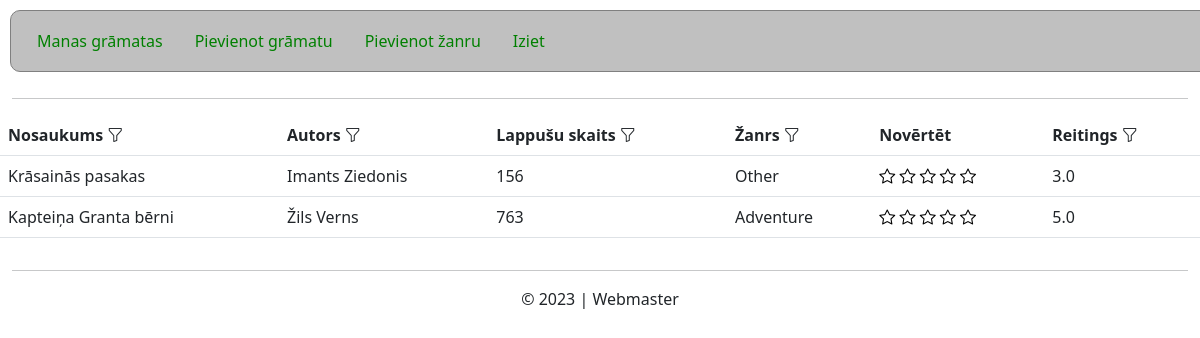
The page / (signed in) on the database as committed earlier.
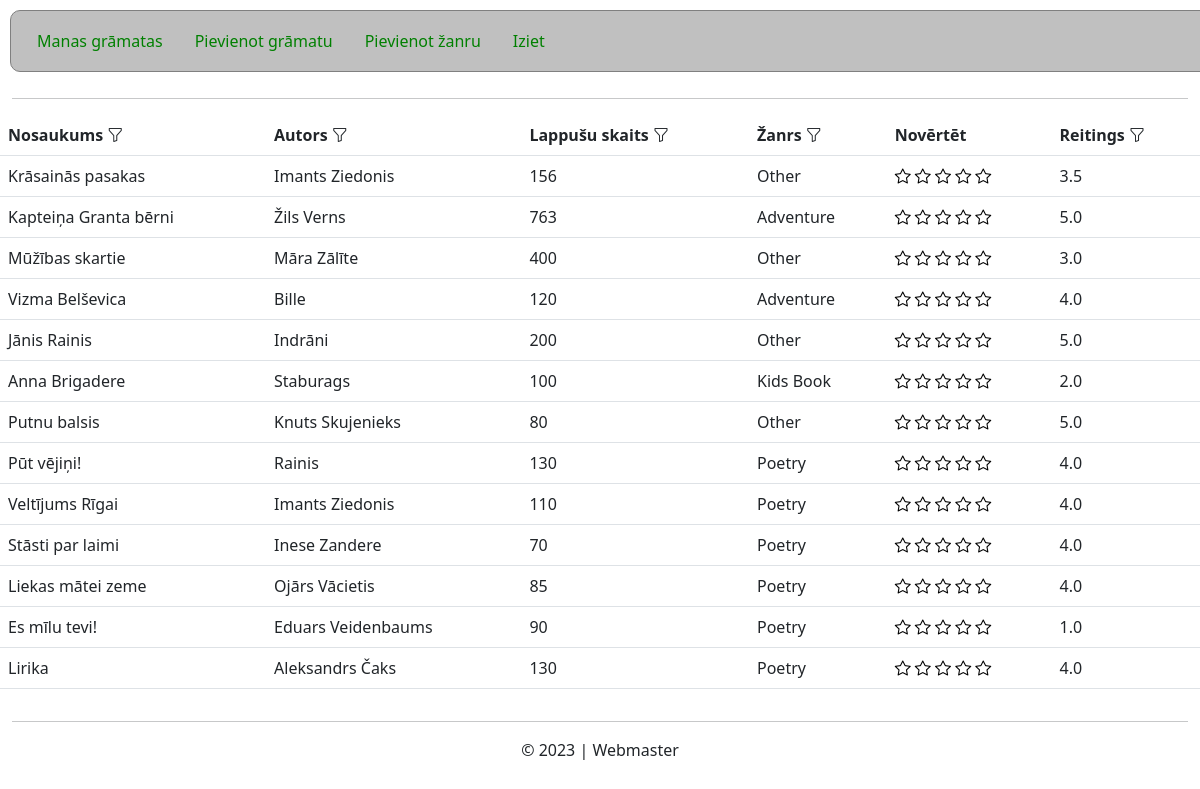
The same page on the database as committed later.
### tables this page shows
CREATE TABLE "Books" (
	"book_id"	TEXT NOT NULL,
	"author"	TEXT NOT NULL,
	"name"	TEXT NOT NULL,
	"pages"	INTEGER NOT NULL,
	"genre_id"	TEXT NOT NULL,
	FOREIGN KEY("genre_id") REFERENCES "Genres"("genre_id"),
	PRIMARY KEY("book_id")
);

CREATE TABLE "Genres" (
	"genre_id"	TEXT NOT NULL,
	"name"	TEXT NOT NULL,
	PRIMARY KEY("genre_id")
);

### app.py (the view)
@app.route("/sakums", methods = ["GET", "POST"])
@app.route("/", methods = ["GET", "POST"])
def index():
    if request.method == "POST":
        pass
    else:
        if session.get("user_id", None):
            books = []
            sql = """
                SELECT book_id
                FROM Book_links
                WHERE user_id = ?;"""
            res = cur.execute(sql, (session["user_id"], ))
            book_ids = res.fetchall()
            sql = """
                SELECT
                Books.book_id,
                Books.author,
                Books.name AS book_name,
                Books.pages,
                Genres.name AS genre_name
                FROM Books
                JOIN Genres ON Genres.genre_id = Books.genre_id
                WHERE Books.book_id IN (?);
                """
            ids = []
            for row_obj in book_ids:
                ids += [row_obj["book_id"]]
            for id in ids:
                res = cur.execute(sql, (id, ))
                books += res.fetchall()
            sql = """
                SELECT book_id, SUM(score), COUNT(rating_id)
                FROM ratings
                GROUP BY book_id;"""
            res = cur.execute(sql)
            ratings = res.fetchall()
            """ for rating in ratings:
                print(
                    rating["book_id"],
                    rating["SUM(score)"],
                    rating["COUNT(rating_id)"]) """
            return render_template(
                "books.html",
                mybooks=books,
                ratings_by_books=ratings)
        else:
            return redirect("/login")

### templates/books.html (shortened to what this page needs)
{% extends "layout.html" %}
{% block main_content %}
    <table class="table" id="gramatuTabula">
        <tr>
            <th>
                Nosaukums
                <i class="bi bi-funnel" onclick="showFiltered('name')"></i>
            </th>
            <th>
                Autors
                <i class="bi bi-funnel" onclick="showFiltered('author')"></i>
            </th>
            <th>
                Lappušu skaits
                <i class="bi bi-funnel" onclick="showFiltered('pages')"></i>
            </th>
            <th>
                Žanrs
                <i class="bi bi-funnel" onclick="showFiltered('genre')"></i>
            </th>
            <th>
                Novērtēt
            </th>
            <th>
                Reitings
                <i class="bi bi-funnel" onclick="showFiltered('rating')"></i>
            </th>
        </tr>
        {% if mybooks != None %}
            {% for book in mybooks %}
                <tr class="bookRow">
                    <td>{{ book["book_name"] }}</td>
                    <td>{{ book["author"] }}</td>
                    <td>{{ book["pages"] }}</td>
                    <td>{{ book["genre_name"] }}</td>
                    <td>
                        <div class="stars">
                            <a
                                href="/set_rating?book_id={{book['book_id']}}&value=1"
                                class="bi bi-star"
                                onmouseover="animate_stars(this, this.parentElement);"
                                onmouseleave="hide_animation(this.parentElement);">
                            </a>
                            <a
                                href="/set_rating?book_id={{book['book_id']}}&value=2"
                                class="bi bi-star"
                                onmouseover="animate_stars(this, this.parentElement);"
                                onmouseleave="hide_animation(this.parentElement);">
                            </a>
                            <a
                                href="/set_rating?book_id={{book['book_id']}}&value=3"
                                class="bi bi-star"
                                onmouseover="animate_stars(this, this.parentElement);"
                                onmouseleave="hide_animation(this.parentElement);">
                            </a>
                            <a
                                href="/set_rating?book_id={{book['book_id']}}&value=4"
                                class="bi bi-star"
                                onmouseover="animate_stars(this, this.parentElement);"
                                onmouseleave="hide_animation(this.parentElement);">
                            </a>
                            <a
                                href="/set_rating?book_id={{book['book_id']}}&value=5"
                                class="bi bi-star"
                                onmouseover="animate_stars(this, this.parentElement);"
                                onmouseleave="hide_animation(this.parentElement);">
                            </a>
                        </div>
                    </td>
                    <td>
                        {% for rating in ratings_by_books %}
                            {% if book["book_id"] == rating["book_id"] %}
                                {{ (rating["SUM(score)"]/rating["COUNT(rating_id)"])|round(1) }}
                            {% endif %}
                        {% endfor %}
                    </td>
                </tr>
            {% endfor %}
        {% else %}
                <tr>
                    <td style="text-align: center;" colspan="4">Nav nevienas grāmatas</td>
                </tr>
        {% endif %}
    </table>
{% endblock %}

### templates/layout.html (shortened to what this page needs)
<!DOCTYPE html>
<html lang="lv">
<head>
    <link href="https://cdn.jsdelivr.net/npm/bootstrap@5.2.1/dist/css/bootstrap.min.css" rel="stylesheet">
    <link rel="stylesheet" href="{{ url_for('static', filename='css/main_styles.css') }}">
    <link rel="stylesheet" href="https://cdn.jsdelivr.net/npm/bootstrap-icons@1.11.1/font/bootstrap-icons.css">
</head>
<body>
    <div class="container-fluid">
        <div class="row">
            <ul class="nav">
                {% if session["user_id"] %}
                <li class="nav-item">
                  <a class="nav-link" aria-current="page" href="/sakums">Manas grāmatas</a>
                </li>
                <li class="nav-item">
                  <a class="nav-link" href="/pievienot_gramatu">Pievienot grāmatu</a>
                </li>
                <li class="nav-item">
                    <a class="nav-link" href="/pievienot_zanru">Pievienot žanru</a>
                </li>
                <li class="nav-item">
                    <a class="nav-link" href="/iziet">Iziet</a>
                </li>
                {% endif %}
              </ul>
        </div>
        <hr>
        <div class="row">
            {% block main_content %}{% endblock %}
        </div>
        <hr>
        <div class="row justify-content-center footer">
            © 2023 | Webmaster
        </div>
    </div>
</body>
</html>

### static/css/main_styles.css (style rules this page uses)
ul.nav { background-color: silver; border-radius: 10px; padding: 10px; margin: 10px; border: 1px solid grey; }
ul.nav a { color: green; }
.stars > a { text-decoration: none; color: black; }
.stars > a:link { text-decoration: none; color: black; }

Rows that differ between the two databases and show on the page:
added Books: book_name "Mūžības skartie", author "Māra Zālīte", pages "400", genre_name "Other", value "3.0"
added Books: book_name "Vizma Belševica", author "Bille", pages "120", genre_name "Adventure", value "4.0"
added Books: book_name "Jānis Rainis", author "Indrāni", pages "200", genre_name "Other", value "5.0"
added Books: book_name "Anna Brigadere", author "Staburags", pages "100", genre_name "Kids Book", value "2.0"
added Books: book_name "Putnu balsis", author "Knuts Skujenieks", pages "80", genre_name "Other", value "5.0"
added Books: book_name "Pūt vējiņi!", author "Rainis", pages "130", genre_name "Poetry", value "4.0"
added Books: book_name "Veltījums Rīgai", author "Imants Ziedonis", pages "110", genre_name "Poetry", value "4.0"
added Books: book_name "Stāsti par laimi", author "Inese Zandere", pages "70", genre_name "Poetry", value "4.0"
added Books: book_name "Liekas mātei zeme", author "Ojārs Vācietis", pages "85", genre_name "Poetry", value "4.0"
added Books: book_name "Es mīlu tevi!", author "Eduars Veidenbaums", pages "90", genre_name "Poetry", value "1.0"
added Books: book_name "Lirika", author "Aleksandrs Čaks", pages "130", genre_name "Poetry", value "4.0"
Other text that changed with them:
new list line: "3.5"
list line gone: "3.0"
